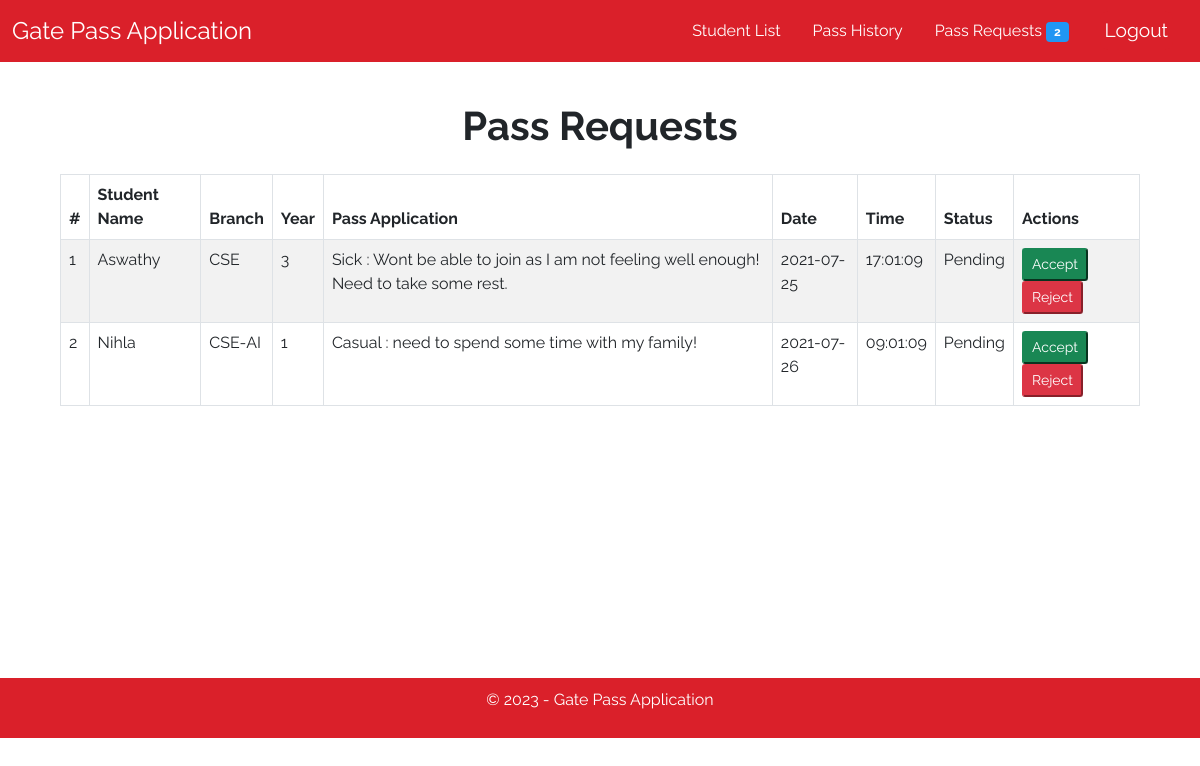
/admin.php (signed in), run on the app's committed database.
### tables this page shows
CREATE TABLE `users` (
  `id` int(11) NOT NULL,
  `fullname` varchar(255) NOT NULL,
  `name` varchar(255) NOT NULL,
  `password` varchar(255) NOT NULL,
  `type` varchar(150) NOT NULL,
  `email` varchar(255) NOT NULL,
  `gender` varchar(150) NOT NULL,
  `department` varchar(255) NOT NULL,
  `year` varchar(20) NOT NULL,
  `phone` varchar(150) NOT NULL,
  `gnmail` varchar(150) NOT NULL
);

CREATE TABLE `leaves` (
  `id` int(11) NOT NULL,
  `eid` int(11) NOT NULL COMMENT 'Employee ID',
  `ename` varchar(255) NOT NULL COMMENT 'Employee''s Username',
  `descr` varchar(255) NOT NULL COMMENT 'Leave Reason',
  `fromdate` date NOT NULL,
  `exittime` time(0) NOT NULL,
  `status` varchar(255) NOT NULL
);

### admin.php (the view, shortened to what this page needs)
<?php
if (!isset($_SESSION["sess_user"])) {
    header("Location: index.php");
} else {
?>
    <!DOCTYPE html>
    <html lang="en">
    <head>
        <link href="https://cdn.jsdelivr.net/npm/bootstrap@5.0.0-beta2/dist/css/bootstrap.min.css" rel="stylesheet">
        <link rel="stylesheet" href="css/style.css">
    </head>
    <body>
        <nav class="navbar header-nav navbar-expand-lg navbar-light bg-light">
            <div class="container-fluid">
                <a class="navbar-brand" href="#">Gate Pass Application</a>
                <ul class="nav justify-content-end">
                    <li class="nav-item">
                        <a class="nav-link" href="registeredstudents.php" style="color:white;">Student List</a>
                    </li>
                    <li class="nav-item">
                        <a class="nav-link" href="leave_history.php" style="color:white;">Pass History</a>
                    </li>
                    <li class="nav-item">
                        <a class="nav-link" href="admin.php" style="color:white;">Pass Requests <span class="badge badge-pill" style="background-color:#2196f3;"><?php include('count_req.php'); ?></span></a>
                    </li>
                    <li class="nav-item">
                        <button id="logout" onclick="window.location.href='logout.php';">Logout</button>
            </div>
        </nav>
        <h1>Pass Requests</h1>
        <div class="mycontainer">
            <table class="table table-bordered table-hover table-striped">
                <thead>
                    <th>#</th>
                    <th>Student Name</th>
                    <th>Branch</th>
                    <th>Year</th>
                    <th>Pass Application</th>
                    <th>Date</th>
                    <th>Time</th>
                    <th>Status</th>
                    <th>Actions</th>
                </thead>
                <tbody>
                    <?php
                    $leaves = mysqli_query($conn,
                    "SELECT l.ename,u.department,u.year,l.descr,l.fromdate,l.exittime,l.eid,l.status FROM `users` u inner join `leaves` l on u.id = l.eid
                    where l.status != 'Accepted' and l.status != 'Rejected'");
                    $numrow = mysqli_num_rows($leaves);
                    if ($leaves) {
                        if ($numrow != 0) {
                            $cnt = 1;
                            while (($row1 = mysqli_fetch_array($leaves))) {
                                echo "<tr>
                                            <td>$cnt</td>
                                            <td>{$row1['ename']}</td>
                                            <td>{$row1['department']}</td>
                                            <td>{$row1['year']}</td>
                                            <td>{$row1['descr']}</td>
                                            <td>{$row1['fromdate']}</td>
                                            <td>{$row1['exittime']}</td>
                                            <td>{$row1['status']}</td>
                                            <td><a href=\"updateStatusAccept.php?eid={$row1['eid']}&descr={$row1['descr']}\"><button class='btn-success btn-sm' >Accept</button></a>
                                            <a href=\"updateStatusReject.php?eid={$row1['eid']}&descr={$row1['descr']}\"><button class='btn-danger btn-sm' >Reject</button></a></td>
                                            </tr>";
                                $cnt++;
                            }
                        }
                    } else {
                        echo "Query Error : " . "SELECT * FROM leaves WHERE status='Pending'" . "<br>" . mysqli_error($conn);
                    }
                    ?>
                </tbody>
            </table>
        </div>
        <footer class="footer" style="color:white;background-color:#da202a">
            <div>
                <p class="text-center">&copy; <?php echo date("Y"); ?> - Gate Pass Application</p>
            </div>
        </footer>
    </body>
    </html>
<?php
}
?>

### css/style.css (style rules this page uses)
* { margin: 0px; box-sizing: border-box; font-family: 'Raleway', sans-serif; }
body { max-width: 100vw; overflow-x: hidden; height: 100vh; }
.header-nav { position: sticky; top: 0; z-index: 999; background-color: #da202a !important; }
.navbar-brand { font-size: 1.5em; color: white !important; font-weight: 400; }
#register, #logout { float: right; padding: 5px; text-decoration: none; color: white; font-size: 1.2em; margin: auto 15px; font-weight: 400; width: max-content; }
#logout { outline: none; border:none; background-color: #da202a; color: white; border-radius: 8px; }
.footer { width: 100%; display: flex; align-items: center; justify-content: center; width: 100%; padding: 10px; bottom: 0; background-color: #da202a !important; color:white; bottom: 0px; }
.footer > div { width: 100%; display: flex; align-items: center; justify-content: center; }

### admin.php (style rules this page uses)
* { font-family: 'Raleway', sans-serif; }
h1 { text-align: center; font-size: 2.5em; font-weight: bold; padding-top: 1em; }
.mycontainer { width: 90%; margin: 1.5rem auto; min-height: 60vh; }
.mycontainer table { margin: 1.5rem auto; }

### data on the page
users: leaves.ename "Aswathy", department "CSE", year "3", leaves.descr "Sick : Wont be able to join as I am not feeling well enough! Need to take some rest.", leaves.fromdate "2021-07-25", leaves.exittime "17:01:09", leaves.status "Pending"
users: leaves.ename "Nihla", department "CSE-AI", year "1", leaves.descr "Casual : need to spend some time with my family!", leaves.fromdate "2021-07-26", leaves.exittime "09:01:09", leaves.status "Pending"

### other printed values
$query->num_rows "2"
